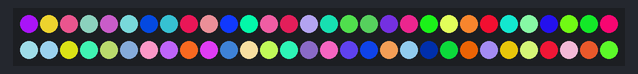
Recording of a sketch running on a simulated Arduino Uno, built with avr-gcc and run on an emulated ATmega328P. On the bench: 60 RGB LEDs in strip order, left to right, continuing on the next row. Random numbers use the default seed unless the sketch sets one.

Above: at 0.03 s.
At 4.54 s:
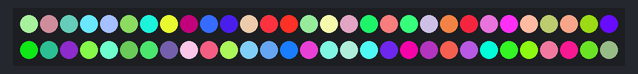
At 9.17 s:
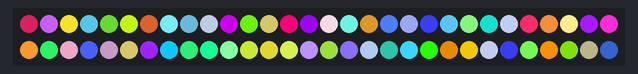
At 18.31 s:
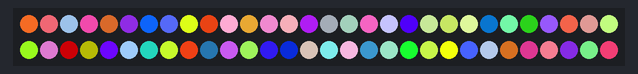
At 27.46 s:
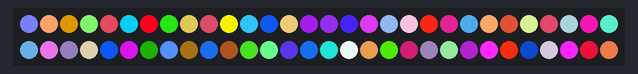
At 36.6 s:
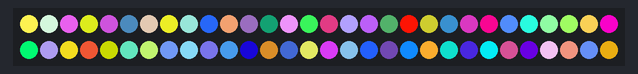

The sketch:

random.ino
```cpp
#include <Adafruit_NeoPixel.h>
#include <avr/pgmspace.h>
#define PIN            11  //Pin used for neopixels
#define NUMPIXELS      60  //How many neopixels are you using?


Adafruit_NeoPixel pixels = Adafruit_NeoPixel(NUMPIXELS, PIN, NEO_GRB + NEO_KHZ800);


int pixel;


void setup() {
  pixels.begin();
  pinMode(2, INPUT);
  Serial.begin(9600);


}

void loop() {

  for (pixel = 0; pixel < (NUMPIXELS + 1) ; pixel = pixel + 1) {    //Turns off all pixels at the end
    pixels.setPixelColor(pixel , random(0, 255), random(0, 255), random(0, 255));
  }
  pixels.show();
  delay(20);     //Waits 5 seconds before going back to the start of the program
}
```
